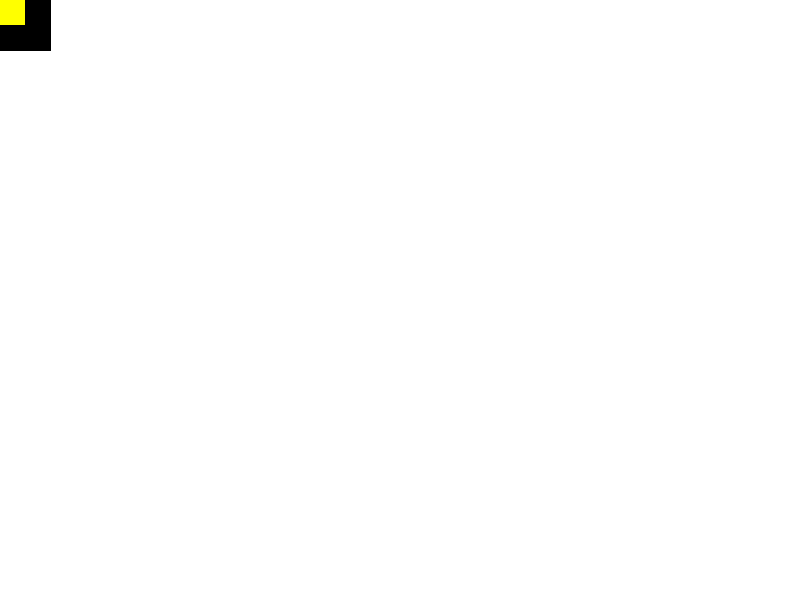
Frame 1 (no input)
Frame 60 (the mouse pressed at the canvas centre just before this capture): identical to frame 1, image omitted
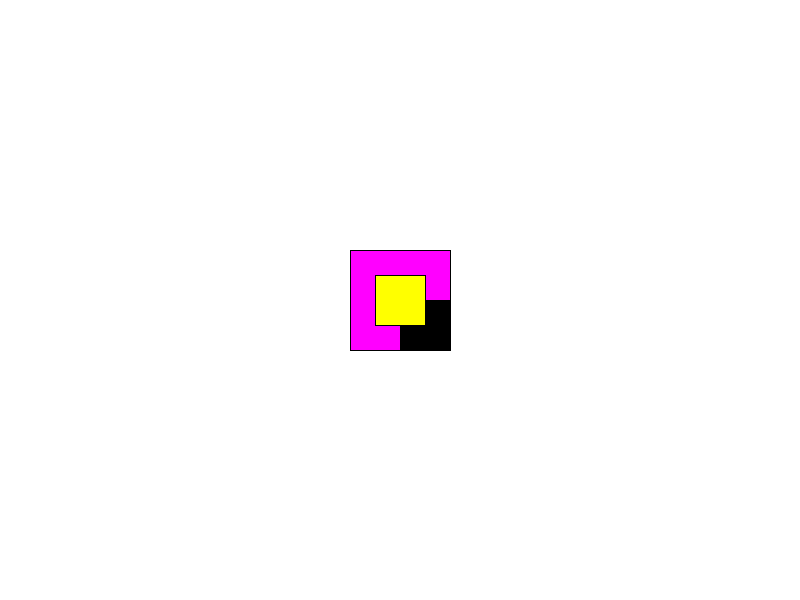
Frame 120 (the mouse held since frame 60 and released just before this capture)

The Processing sketch that drew these frames (run headless with seeded random() and noise(); from frame 60 on, the mouse is pressed at the canvas centre):

// Processing sketch: rectModes
// ── rectModes.pde


void setup(){
  size(800, 600);
  
}



void draw(){
  
  background(255);
  fill(255, 0, 255);
  rectMode(RADIUS);
  
  rect(mouseX, mouseY, 50, 50);
  
  rectMode(CORNER);
  fill(0);
  rect(mouseX, mouseY, 50, 50);
  
  fill(255, 255, 0);
  rectMode(CENTER);
  rect(mouseX, mouseY, 50, 50);
  
  
  
}
